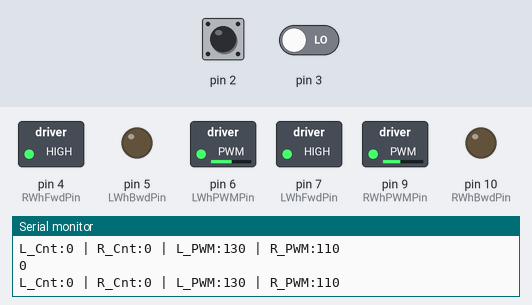
This sketch was run on a simulated Arduino Uno, built with avr-gcc and run on an emulated ATmega328P. Shown: switched loads named in the sketch (green lamp = pin HIGH), output pins drawn as LEDs (lit = HIGH), the last lines printed to the serial monitor. Inputs (shaded band) come from the test bench; at power-on: pin 2 LOW, pin 3 LOW.

Above: at 1.2 s.
1.3 s: pin 2 driven HIGH
At 2.1 s:
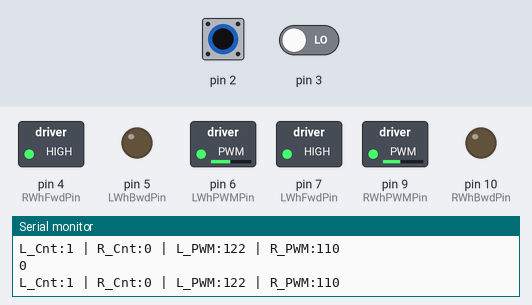
2.8 s: pin 3 driven HIGH
At 4.1 s:
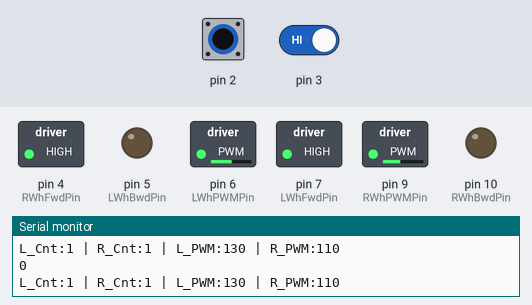
5.8 s: pin 2 driven LOW
At 6.4 s:
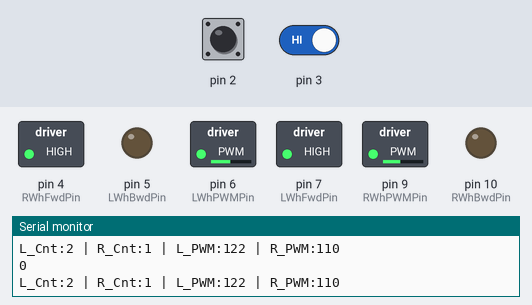
7.3 s: pin 3 driven LOW
At 7.8 s:
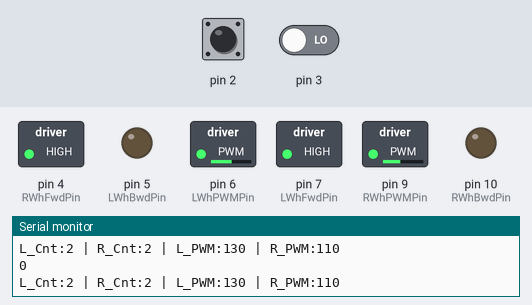
10.3 s: pin 2 pulsed HIGH 5 times (0.12 s each, 0.3 s apart)
At 12.9 s:
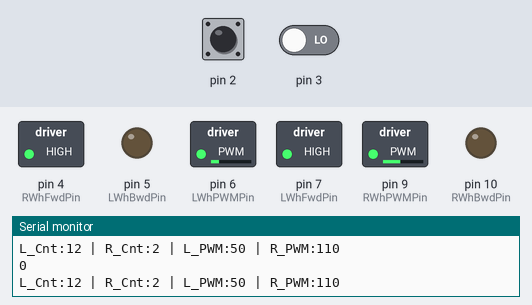
13.3 s: pin 2 pulsed HIGH 5 times (0.12 s each, 0.3 s apart)
At 14.8 s:
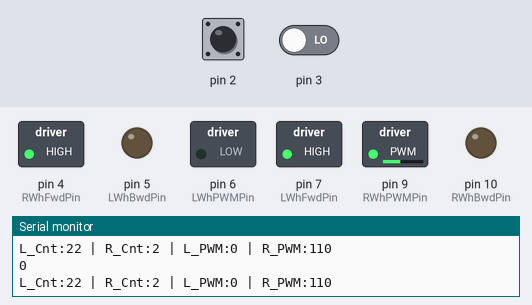
Timing chart, 0 to 16.3 s (numbered marks = the images above; inputs shaded):
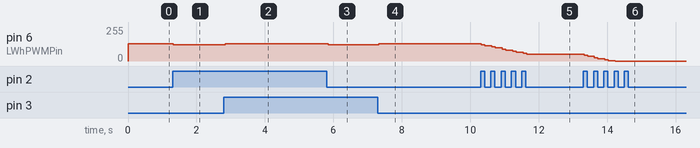

Measured:
- after the input at 1.3 s, pin 6 (LWhPWMPin): 130/255 → 122/255 at once
- after the input at 2.8 s, pin 6 (LWhPWMPin): 122/255 → 130/255 after 0.05 s
- after the input at 5.8 s, pin 6 (LWhPWMPin): 130/255 → 122/255 after 0.05 s
- after the input at 7.3 s, pin 6 (LWhPWMPin): 122/255 → 130/255 at once
- after the input at 10.3 s, pin 6 (LWhPWMPin): moves from 130/255 to 50/255 over 1.3 s, starting at once
- after the input at 13.3 s, pin 6 (LWhPWMPin): moves from 50/255 to 0/255 over 0.92 s, starting at once

The sketch:

wheelEncoder.ino
```cpp
/*
  WEEK 1: RUN WHEELS FWD + BWD
  WEEK 2: IR RECIEVER CONTROLLED FINITE STATE MACHINE (REMOTE CONTROL)
  WEEK 3: WHEEL ENCODERS AND P-CONTROLL
     */

/*  NOTE: DON'T USE PIN 3 OR 11 FOR PULSE MODULATION */
/*  NOTE DON'T USE PIN 0 OR 1 FOR PULSE MODULATION */

/*
Pin Map:
  0
  1
  2 -
  3
  4 - Right Wheel Forward
  5 - Left Wheel Backward
  6 - Left Wheel Power
  7 - Left Wheel Forward
  8
  9 - Right Wheel Power
  10  - Right Wheel Backward
  11
  12  - Right Wheel Encoder
  13
*/

/* Variables for finite state machine*/
  int ir_code;
  int state = 1;
  /*
  0 = STOP
  1 = FWD
  2 = BWD */

/*MOTOR SPEED PRE-SETS*/
 //const int RSPD1 = 170;        //Right Wheel PWM
 //const int LSPD1 = 180;        //Left Wheel PWM

 const int RSPD2 = 110;        //Right Wheel PWM
 const int LSPD2 = 130;        //Left Wheel PWM

 /*MOTOR PINS*/
 const int LWhFwdPin = 7;
 const int LWhBwdPin = 5;
 const int LWhPWMPin = 6;

 const int RWhFwdPin = 4;
 const int RWhBwdPin = 10;
 const int RWhPWMPin = 9;


/* IR SET UP */
#define DECODE_NEC
#include <IRremote.hpp>
#define IR_Pin 8

/*  P-CONTROLLER SET UP  */
 int gain=8;
 int delCntr=0;
 volatile long cntrL, cntrR;
 volatile long LIntTime, RIntTime;
 long stopTime;


void setup()
{
  Serial.begin(9600);

  /*MOTOR SET UP*/
      /* START WHEELS IN SETPUP SO THAT P-CONTROLLER HAS VALUES TO ADJUST WITH  */
  pinMode(LWhFwdPin,OUTPUT);
  pinMode(LWhBwdPin,OUTPUT);
  pinMode(LWhPWMPin,OUTPUT);
  pinMode(RWhFwdPin,OUTPUT);
  pinMode(RWhBwdPin,OUTPUT);
  pinMode(RWhPWMPin,OUTPUT);

  digitalWrite(LWhFwdPin,HIGH);
  digitalWrite(LWhBwdPin,LOW);
  digitalWrite(LWhPWMPin,LOW);

  digitalWrite(RWhFwdPin,HIGH);
  digitalWrite(RWhBwdPin,LOW);
  digitalWrite(RWhPWMPin,LOW);


  /* Initiate the IR sensor */
  pinMode(IR_Pin, INPUT);
  IrReceiver.begin(IR_Pin, ENABLE_LED_FEEDBACK); // Start the receiver

  /*  WHEEL ENCODER SET UP  */
  attachInterrupt(digitalPinToInterrupt(2), leftWhlCnt, CHANGE);
  attachInterrupt(digitalPinToInterrupt(3), rightWhlCnt, CHANGE);

  cntrR = 0;
  cntrL = 0;
  LIntTime = 0;
  RIntTime = 0;

  analogWrite(LWhPWMPin,LSPD2);
  analogWrite(RWhPWMPin,RSPD2);

}


void loop()
{

  /*  P- CONTROLL SYSTEM  */
  int RSPD = RSPD2;   // RIGHT AND LEFT SPEED VARIABLES CHANGE BASED ON P-CONTROLL AND CONSTANT SPEED VALUES
  int LSPD = LSPD2;
  long tmpLcntr, tmpRcntr;    //snapshot of the cntrL and cntrR value
  tmpLcntr = cntrL;
  tmpRcntr = cntrR;

  delCntr = abs(tmpLcntr - tmpRcntr);   // The error is wheel speed

  /*  Calculate speed (P-Controller)  */
  if(tmpLcntr > tmpRcntr) // LEFT WHEEL IS SPINNING TOO FAST
  {
    RSPD = RSPD2;
    LSPD = max(LSPD2 - int(gain *  delCntr + 0.5),0);
    /*  Adjusts using: LSPD - (gain * delCntr)
          int(... + 0.5) is to round to the nearest whole number
          max(... , 0) is to prevent the speed from going negative (max function returns highest value parameter) */
  }
  else if(tmpRcntr > tmpLcntr) // RIGHT WHEEL IS SPINNING TOO FAST
  {
    RSPD = max(RSPD2 - int(gain *  delCntr + 0.5),0);
    LSPD = LSPD2;
  }


/* IR SENSOR CONTROL SYSTEM (FSM)*/

    Serial.println(ir_code);
    IrReceiver.resume(); // Enable receiving of the next value

    // Reset counters whenever a new move command is sent
    if(ir_code == 70 || ir_code == 21)
    {
      cntrL = 0;
      cntrR = 0;
    }

    switch (ir_code)
    {
      case 70:    //CH
        state = 1;    //state -> FWD
        break;

      case 64:    //NEXT
        state = 0;    //state -> STOP
        break;

      case 21:    //VOL+
        state = 2;    //state -> BWD
        break;

    }


  /* CHANGE SIGNAL DEPENDING ON STATE*/
  switch (state)
  {
    case 0:   //STOP
      digitalWrite(LWhFwdPin,LOW);    //STOP BOTH WHEELS
      digitalWrite(RWhFwdPin,LOW);
      digitalWrite(LWhBwdPin,LOW);
      digitalWrite(RWhBwdPin,LOW);
      break;

    case 1:   //FWD
      digitalWrite(LWhBwdPin,LOW);    //backward signals -> low
      digitalWrite(RWhBwdPin,LOW);

      digitalWrite(LWhFwdPin,HIGH);    //run left wheel forward
      analogWrite(LWhPWMPin,LSPD);
      digitalWrite(RWhFwdPin,HIGH);   //run right wheel forward
      analogWrite(RWhPWMPin,RSPD);
      break;

    case 2:   //BWD
      digitalWrite(LWhFwdPin,LOW);    //forward signals -> low
      digitalWrite(RWhFwdPin,LOW);

      digitalWrite(LWhBwdPin,HIGH);    //run left wheel forward
      analogWrite(LWhPWMPin,LSPD);
      digitalWrite(RWhBwdPin,HIGH);   //run right wheel forward
      analogWrite(RWhPWMPin,RSPD);
      break;

  }


Serial.print("L_Cnt:"); Serial.print(tmpLcntr);
Serial.print(" | R_Cnt:"); Serial.print(tmpRcntr);
Serial.print(" | L_PWM:"); Serial.print(LSPD);
Serial.print(" | R_PWM:"); Serial.println(RSPD);
  delay(50);
}


/*  INTERUPT FUNCTIONS  */
void leftWhlCnt()
{
  long intTime = micros();
  if(intTime > LIntTime + 1000L)
  {
    LIntTime = intTime;
    cntrL++;
  }
}

void rightWhlCnt()
{
  long intTime = micros();
  if(intTime > RIntTime + 1000L)
  {
    RIntTime = intTime;
    cntrR++;
  }
}
```
